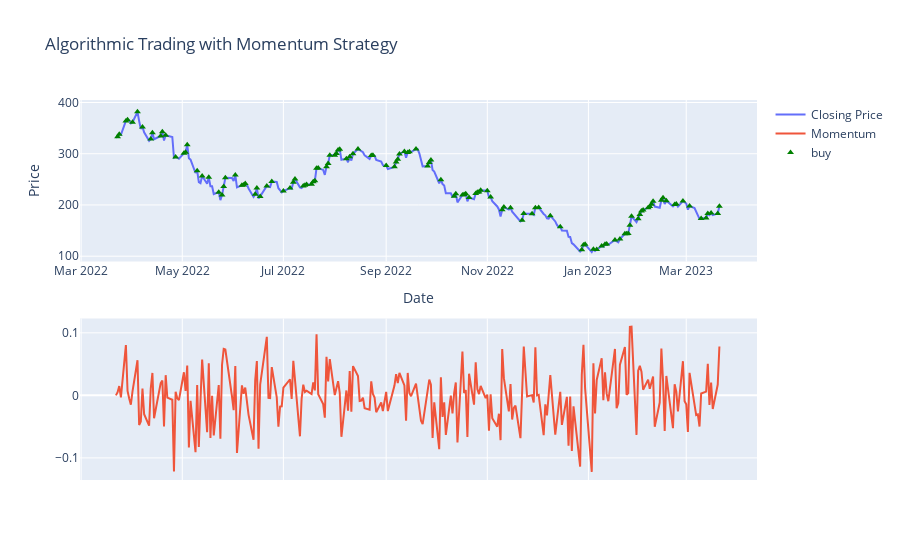

The cell this chart's notebook holds for it:
### Markdown cell above
Adding Buy markers when Momentum is >0:

### Code cell
subplot.add_trace(go.Scatter(x= stock_data.loc[stock_data['Momentum'] > 0].index,
                             y = stock_data.loc[stock_data['Momentum']>0 ]['Close'],
                             mode = 'markers',
                             name = 'buy',
                             marker= dict(color = 'green', symbol = 'triangle-up') ))

subplot.show()
